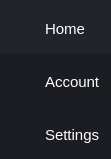
        <widget class="QFrame" name="side_bar">
         <property name="maximumSize">
          <size>
           <width>55</width>
           <height>16777215</height>
          </size>
         </property>
         <property name="font">
          <font>
           <pointsize>11</pointsize>
          </font>
         </property>
         <property name="styleSheet">
          <string notr="true">QFrame{
	background-color: rgb(27, 29, 35);
	border: none;
}
QPushButton{
	padding: 15px 10px;
	border: none;
}
</string>
         </property>
         <property name="frameShape">
          <enum>QFrame::NoFrame</enum>
         </property>
         <property name="frameShadow">
          <enum>QFrame::Raised</enum>
         </property>
         <layout class="QVBoxLayout" name="verticalLayout_2">
          <property name="spacing">
           <number>0</number>
          </property>
          <property name="leftMargin">
           <number>0</number>
          </property>
          <property name="topMargin">
           <number>0</number>
          </property>
          <property name="rightMargin">
           <number>0</number>
          </property>
          <property name="bottomMargin">
           <number>0</number>
          </property>
          <item>
           <widget class="QFrame" name="menu_top">
            <property name="styleSheet">
             <string notr="true"/>
            </property>
            <property name="frameShape">
             <enum>QFrame::StyledPanel</enum>
            </property>
            <property name="frameShadow">
             <enum>QFrame::Raised</enum>
            </property>
            <layout class="QFormLayout" name="formLayout">
             <property name="horizontalSpacing">
              <number>0</number>
             </property>
             <property name="verticalSpacing">
              <number>0</number>
             </property>
             <property name="leftMargin">
              <number>0</number>
             </property>
             <property name="topMargin">
              <number>0</number>
             </property>
             <property name="rightMargin">
              <number>0</number>
             </property>
             <property name="bottomMargin">
              <number>0</number>
             </property>
             <item row="0" column="0" colspan="2">
              <widget class="QPushButton" name="home_btn">
               <property name="sizePolicy">
                <sizepolicy hsizetype="Minimum" vsizetype="Fixed">
                 <horstretch>0</horstretch>
                 <verstretch>0</verstretch>
                </sizepolicy>
               </property>
               <property name="font">
                <font>
                 <pointsize>11</pointsize>
                </font>
               </property>
               <property name="styleSheet">
                <string notr="true">QPushButton{
	background-image: url(:/icons/icons/cil-home.png);
	background-repeat: none;
	background-position: center left;
	background-color: transparent;
	padding-top: 20px;
	padding-left: 30px;
	border-left: 15px solid rgb(27, 29, 35);
	text-align: left;
	color:#fff
}
QPushButton:hover {
	background-color: rgb(33, 37, 43);
	border-left: 15px solid rgb(33, 37, 43);
}
QPushButton:pressed {	
	background-color: rgb(85, 170, 255);
	border-left: 15px solid rgb(85, 170, 255);
}
QPushButton {
	background-color: rgb(33, 37, 43);
	border-left: 15px solid rgb(33, 37, 43);
}</string>
               </property>
               <property name="text">
                <string>Home</string>
               </property>
              </widget>
             </item>
             <item row="1" column="0" colspan="2">
              <widget class="QPushButton" name="account_btn">
               <property name="font">
                <font>
                 <pointsize>11</pointsize>
                </font>
               </property>
               <property name="styleSheet">
                <string notr="true">QPushButton{
	background-image: url(:/icons/icons/cil-user.png);
	background-repeat: none;
	background-position: center left;
	background-color: transparent;
	padding-top: 20px;
	padding-left: 30px;
	border-left: 15px solid rgb(27, 29, 35);
	text-align: left;
	color:#fff
}
QPushButton:hover {
	background-color: rgb(33, 37, 43);
	border-left: 15px solid rgb(33, 37, 43);
}
QPushButton:pressed {	
	background-color: rgb(85, 170, 255);
	border-left: 15px solid rgb(85, 170, 255);
}</string>
               </property>
               <property name="text">
                <string>Account</string>
               </property>
              </widget>
             </item>
            </layout>
           </widget>
          </item>
          <item>
           <widget class="QPushButton" name="settings_btn">
            <property name="font">
             <font>
              <pointsize>11</pointsize>
             </font>
            </property>
            <property name="styleSheet">
             <string notr="true">QPushButton{
	background-image: url(:/icons/icons/cil-settings.png);
	background-repeat: none;
	background-position: center left;
	background-color: transparent;
	padding-top: 20px;
	padding-left: 30px;
	border-left: 15px solid rgb(27, 29, 35);
	text-align: left;
	color:#fff
}
QPushButton:hover {
	background-color: rgb(33, 37, 43);
	border-left: 15px solid rgb(33, 37, 43);
}
QPushButton:pressed {	
	background-color: rgb(85, 170, 255);
	border-left: 15px solid rgb(85, 170, 255);
}</string>
            </property>
            <property name="text">
             <string>Settings</string>
            </property>
           </widget>
          </item>
         </layout>
        </widget>
